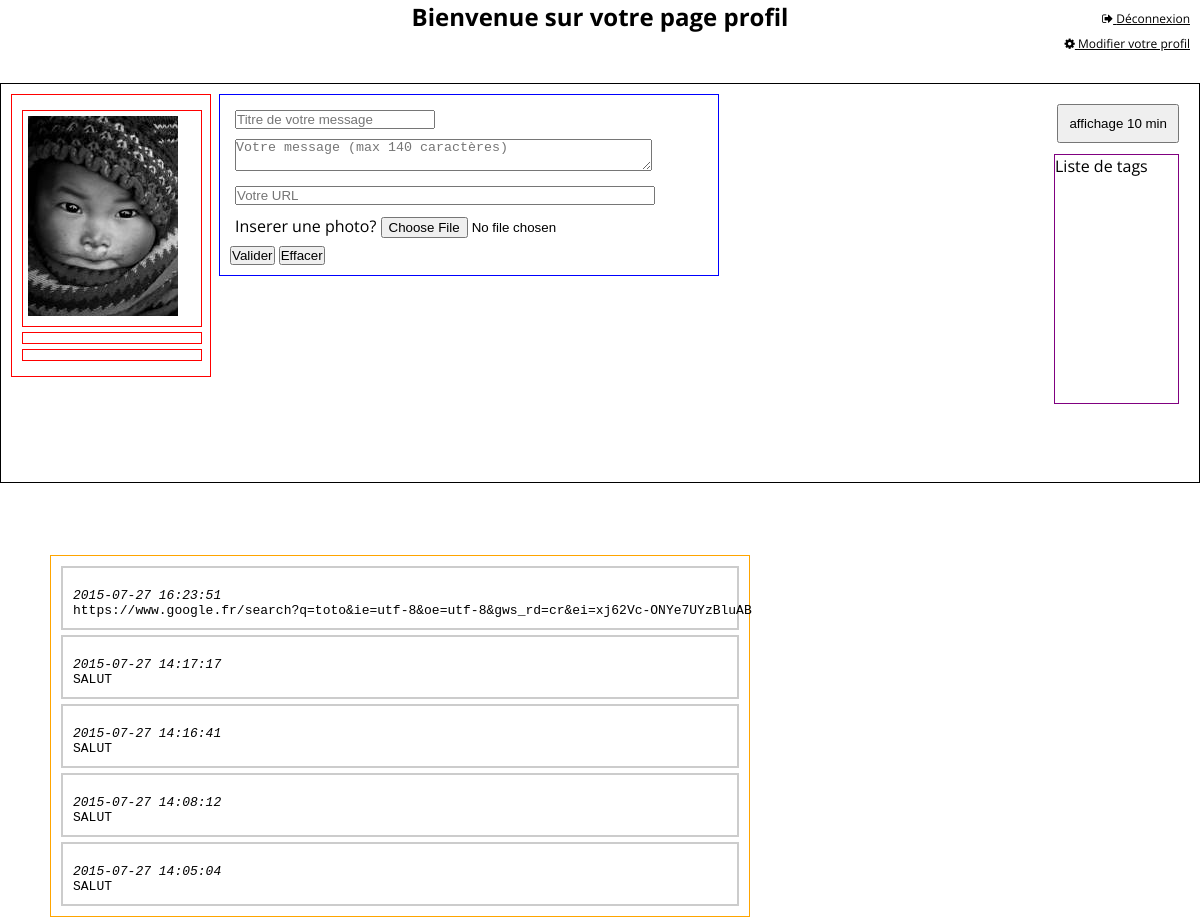
The page /profil.php on the database as committed earlier.
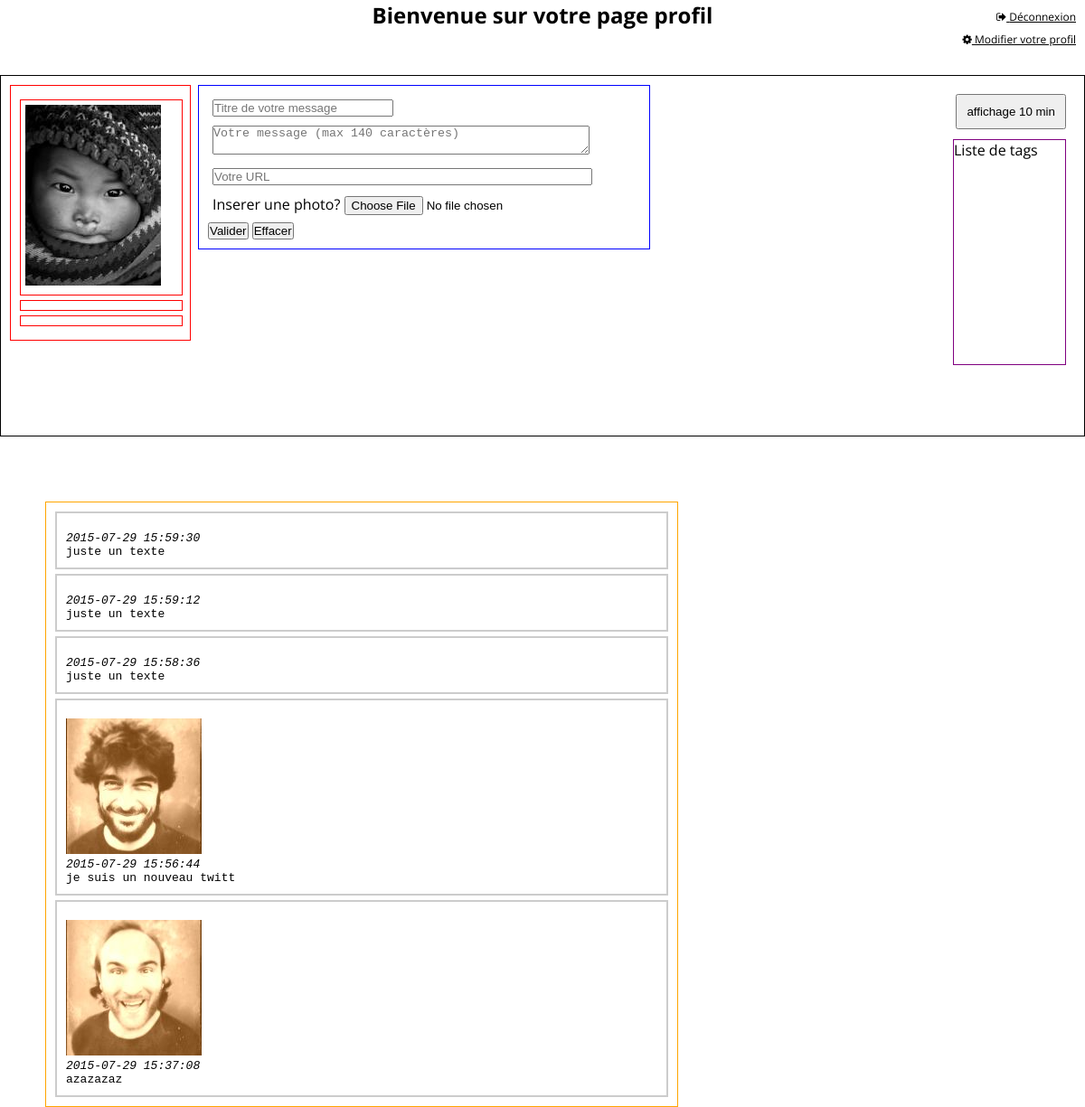
The same page on the database as committed later.
### tables this page shows
CREATE TABLE IF NOT EXISTS `message` (
  `id_mess` int(11) NOT NULL,
  `title` varchar(30) NOT NULL,
  `description` varchar(140) NOT NULL,
  `url` text,
  `mess_picture` text,
  `date_created` datetime NOT NULL,
  `date_expiry` datetime NOT NULL
);

### profil.php (the view, shortened to what this page needs)
<?php
include ("includes.php");
		$sql = "SELECT *
				FROM message
				ORDER BY date_created DESC
				LIMIT 5";
		$sth = $dbh->prepare($sql);
			   $sth->execute();
		$messages = $sth->fetchAll();
?>
<!DOCTYPE html>
<html lang="Fr">
		<head>
			<link href="css/styles.css" type="text/css" rel="stylesheet" media="screen">
			<link rel="stylesheet" href="css/font-awesome/css/font-awesome.css" />
		</head>
		<body>
			<h2 class="title-profil">Bienvenue sur votre page profil<?php echo $_SESSION['user']['username']; ?></h2>
			<div class="main-profil">
							<div class="image-profil">
								<div class="user_picture">
									<img src="img/default.jpg" alt="photo-profil"/>
								</div>
								<p class="username"><?php echo $_SESSION['user']['username'];?></p>
								<p class="user_description"><?php echo $_SESSION['user']['user_description'];?></p>
							</div>
					<form method="POST" action="profil.php" class="add-profil-message" novalidate="novalidate" enctype="multipart/form-data">
						<input type="text" name="title" class="title-message" id="title" placeholder="Titre de votre message"/>
						<textarea name="description" class="description-message" id="description" rows="2" cols="50" placeholder="Votre message (max 140 caractères)" ></textarea>
						<input type="url" name="url" class="url-message" id="url" placeholder="Votre URL" />
						<div class="picture-message">
						<label class="mess_picture">Inserer une photo?</label>
						<input type="file" name="mess_picture"/>
						</div>
						<input type="submit" class="create-message" value="Valider"/>
						<input type="reset" class="reset-message" value="Effacer"/>
					</form>
						<form method="POST" class="affiche10" novalidate="novalidate">
							<input type="submit" class="affiche10" value="affichage 10 min"/>
						</form>
					<div class="list-tags">
						<p>Liste de tags</p>
					</div>
			</div>
		<div class="affiche-message">
				<?php
					foreach ($messages as $message) {
					echo '<pre>';
					echo '<div class="unique">';
					echo "<div class='profil-username'><h2>".$_SESSION['user']['username']."</h2></div>";
					if(!empty($message['mess_picture'])){
					echo "<img class='picture_mess' src='img/uploads/thumbnails/".$message['mess_picture']."'/>";
					}
					echo "<div class='profil-created'><em>".$message['date_created']."</em></div>";
					echo "<div class='profil-description'><p>".$message['description']."</p></div>";
					echo '</div>';
					echo '</pre>';
				}
				?>
		</div>
		<a class="logout" href="logout.php" title="Me déconnecter"><i class="fa fa-sign-out"></i> Déconnexion</a>
		<a class="link-modif-profil" href="modif-profil.php"><i class="fa fa-cog"></i>  Modifier votre profil</a>
	</body>
</html>

Rows that differ between the two databases and show on the page:
no longer on this page (row unchanged): message: date_created "2015-07-27 16:23:51", description "https://www.google.fr/search?q=toto&ie=utf-8&oe=utf-8&gws_rd=cr&ei=xj62Vc-ONYe7UYzBluAB"
no longer on this page (row unchanged): message: date_created "2015-07-27 14:17:17", description "SALUT"
no longer on this page (row unchanged): message: date_created "2015-07-27 14:16:41", description "SALUT"
no longer on this page (row unchanged): message: date_created "2015-07-27 14:08:12", description "SALUT"
no longer on this page (row unchanged): message: date_created "2015-07-27 14:05:04", description "SALUT"
added message: date_created "2015-07-29 15:59:30", description "juste un texte"
added message: date_created "2015-07-29 15:59:12", description "juste un texte"
added message: date_created "2015-07-29 15:58:36", description "juste un texte"
added message: mess_picture (picture), date_created "2015-07-29 15:56:44", description "je suis un nouveau twitt"
added message: mess_picture (picture), date_created "2015-07-29 15:37:08", description "azazazaz"
